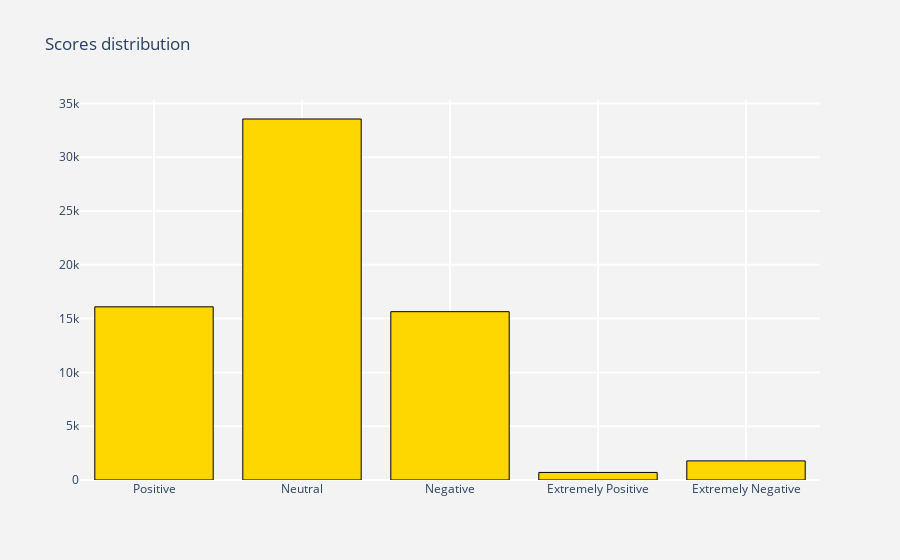

The cell this chart's notebook holds for it:
### Code cell
score_dist_UBS = show_percentage(data_UBS['label'], colors5)

### Figure 1 — Plotly figure (JSON) as saved in the notebook; plotly's stock layout.template omitted (floating-point values rounded to 4 significant figures)
{"data": [{"marker": {"color": "gold", "line": {"color": "black", "width": 1}}, "type": "bar", "x": ["Positive", "Neutral", "Negative", "Extremely Positive", "Extremely Negative"], "y": [16093, 33548, 15642, 702, 1775]}], "layout": {"paper_bgcolor": "rgb(243,243,243)", "plot_bgcolor": "rgb(243,243,243)", "title": {"text": "Scores distribution"}, "xaxis": {"gridcolor": "rgb(255, 255, 255)", "gridwidth": 2}, "yaxis": {"gridcolor": "rgb(255, 255, 255)", "gridwidth": 2}}}
